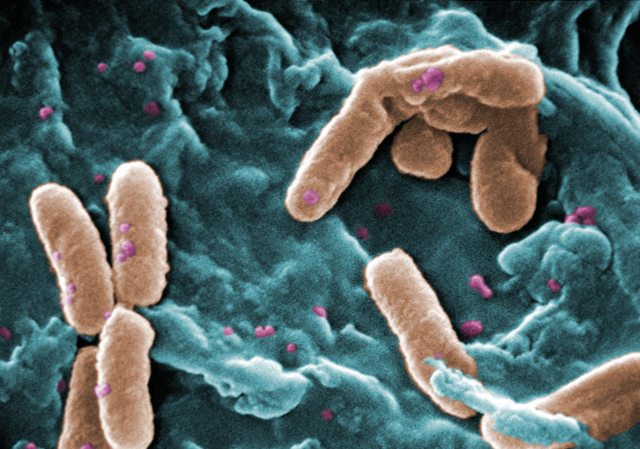
#> input picture lab4/data/raw/s01_640.png, 640 x 449 px; its folder holds 4 pictures in this run
$ python prepare_data.py
#> lines starting #> are read from the running program, lines starting #| are printed output that depends on the picture; after the words box and inside, x2 and y2 are one past the last pixel; in counts of white or black regions, pixels touching at a corner belong together
"""Manual geometric labels on public images; isolated teaching crops, not expert masks."""
from pathlib import Path
import json,cv2,numpy as np
P=Path(__file__).resolve().parents[1]; R=P/'results';R.mkdir(exist_ok=True)
# Polyline centres (in source images resized to 640 px width) and approximate half-width.
A={
's01': [([(50,200),(61,232),(72,264),(81,295),(86,319)],23), ([(137,176),(135,205),(137,237),(138,267),(139,293)],24), ([(126,323),(119,350),(120,381),(122,414),(124,439)],23), ([(309,202),(328,173),(347,145),(365,111),(390,84)],25), ([(405,76),(435,70),(470,69),(504,76),(531,84)],22), ([(391,268),(408,292),(424,321),(439,347),(459,366)],24)],
's03': [([(127,306),(150,288),(175,271),(200,253),(230,242)],28), ([(240,202),(269,188),(296,179),(324,168),(353,164)],27), ([(302,123),(322,117),(341,111),(366,113),(385,111)],24), ([(411,117),(431,114),(450,109),(470,106),(494,109)],24)],
's04': [([(338,218),(354,209),(370,200),(385,190),(399,182)],13), ([(142,344),(156,334),(170,322),(184,310),(199,298)],13), ([(193,234),(204,236),(214,239),(226,240),(235,239)],13), ([(40,245),(45,238),(49,231),(54,224),(59,220)],13), ([(161,93),(162,104),(162,116),(161,127),(159,137)],11)],
's05': [([(32,201),(58,214),(86,231),(111,251),(139,273)],13), ([(145,282),(160,288),(177,297),(199,301),(222,299)],12), ([(211,303),(250,299),(285,293),(327,287),(366,282)],12), ([(117,389),(133,375),(150,358),(170,344),(190,336)],13), ([(392,290),(409,267),(428,248),(442,227),(452,210)],13), ([(466,369),(491,348),(522,329),(552,312),(585,300)],16), ([(574,459),(581,425),(589,395),(596,360),(601,333)],16), ([(327,487),(377,483),(431,479),(491,475),(555,476)],16), ([(177,200),(189,213),(203,232),(219,244),(235,253)],12)],
's06': [([(60,73),(108,79),(160,93),(213,105),(263,115)],20), ([(24,155),(37,190),(54,232),(69,272),(84,304)],21), ([(340,85),(355,113),(364,148),(372,184),(379,218)],21), ([(431,316),(464,276),(501,227),(530,170),(569,108)],22), ([(264,401),(277,374),(298,340),(322,307),(352,282)],21), ([(519,10),(546,17),(577,28),(607,42),(630,52)],19), ([(29,396),(62,381),(96,365),(131,346),(155,306)],16)],
's09': [([(197,506),(224,473),(253,443),(280,408),(307,372)],55), ([(340,328),(366,286),(393,247),(422,202),(451,159)],60)]
}
SPLIT={'s01':'train','s05':'train','s06':'train','s03':'val','s04':'test','s09':'test'}
D=P/'data/pose'; records=[]
for split in ['train','val','test']:
 for typ in ['images','labels']:(D/typ/split).mkdir(parents=True,exist_ok=True)
for sid,items in A.items():
 im=cv2.imread(str(P/'data/raw'/f'{sid}_640.png'));h,w=im.shape[:2];overlay=im.copy()
#> further down, im is the input picture: shape (449, 640, 3); mean B, G, R 99.2, 99.8, 81.8
#> after `h, w = im.shape[:2]`: h = 449; w = 640
 for i,(pts,radius) in enumerate(items):
  pts=np.array(pts,dtype=float)
  # Keep a canonical endpoint order (left first, then top for tied x).
  if tuple(pts[0])>tuple(pts[-1]):pts=pts[::-1]
  for a,b in zip(pts[:-1],pts[1:]):cv2.line(overlay,tuple(a.astype(int)),tuple(b.astype(int)),(0,255,0),2)
  for k,q in enumerate(pts): cv2.circle(overlay,tuple(q.astype(int)),4,(0,0,255),-1);cv2.putText(overlay,str(k+1),tuple(q.astype(int)+[4,-4]),0,.35,(255,255,255),1)
  mask=np.zeros((h,w),np.uint8)
  cv2.polylines(mask,[pts.astype(np.int32)],False,255,2*radius)
  for q in pts:cv2.circle(mask,tuple(q.astype(int)),radius,255,-1)
  ys,xs=np.nonzero(mask);x0=max(0,int(xs.min())-20);x1=min(w,int(xs.max())+21);y0=max(0,int(ys.min())-20);y1=min(h,int(ys.max())+21)
  crop=np.where(mask[...,None]>0,im,127)[y0:y1,x0:x1].astype('uint8');cm=mask[y0:y1,x0:x1]
  ch,cw=crop.shape[:2];scale=224/max(ch,cw);nw,nh=round(cw*scale),round(ch*scale);ox,oy=(256-nw)//2,(256-nh)//2
  out=np.full((256,256,3),127,np.uint8);out[oy:oy+nh,ox:ox+nw]=cv2.resize(crop,(nw,nh));om=np.zeros((256,256),np.uint8);om[oy:oy+nh,ox:ox+nw]=cv2.resize(cm,(nw,nh),interpolation=cv2.INTER_NEAREST)
  points=(pts-[x0,y0])*[nw/cw,nh/ch]+[ox,oy];ys,xs=np.nonzero(om);box=[(xs.min()+xs.max()+1)/512,(ys.min()+ys.max()+1)/512,(xs.max()-xs.min()+1)/256,(ys.max()-ys.min()+1)/256]
  vals=[0]+box+sum(([float(x/256),float(y/256),2] for x,y in points),[])
  name=f'{sid}_{i:02d}';sp=SPLIT[sid]
  cv2.imwrite(str(D/'images'/sp/f'{name}.jpg'),out)
  (D/'labels'/sp/f'{name}.txt').write_text(' '.join(f'{v:.6f}' for v in vals)+'\n')
  records.append({'id':name,'source':sid,'split':sp,'class':'rod','image':str(D/'images'/sp/f'{name}.jpg'),'points':points.tolist(),'bbox':box})
#> this loop made 6 passes
#> pass 1, `crop = np.where(mask[..., None] > 0, im, 127)[y0:y1, x0:x1].astype('ui`:
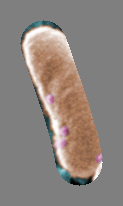
#> crop: shape (206, 123, 3); mean B, G, R 126.3, 131.8, 140.9
#> after the loop:
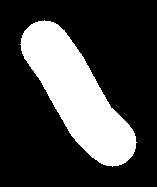
#> cm: shape (187, 157); 26.2% white; 1 white region, box (x1, y1, x2, y2) and area: (20, 20, 137, 167) 7692
#> after the loop:
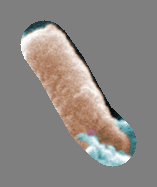
#> crop: shape (187, 157, 3); mean B, G, R 131.6, 135.5, 140.4
#> after the loop:
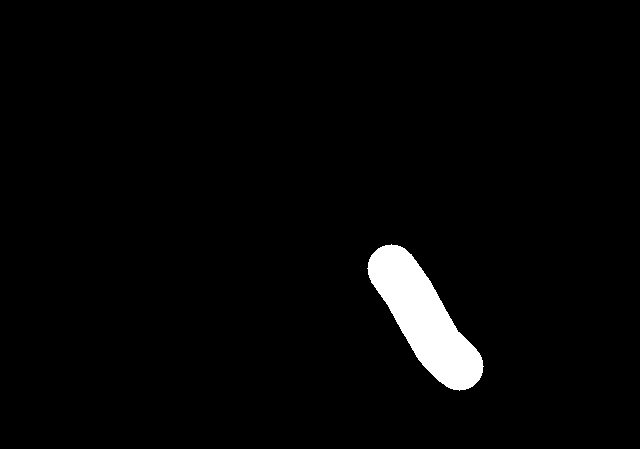
#> mask: shape (449, 640); 2.7% white; 1 white region, box (x1, y1, x2, y2) and area: (367, 244, 484, 391) 7692
#> after the loop:
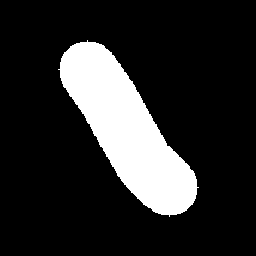
#> om: shape (256, 256); 16.8% white; 1 white region, box (x1, y1, x2, y2) and area: (58, 40, 199, 217) 11017
#> after the loop:
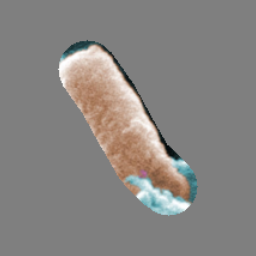
#> out: shape (256, 256, 3); mean B, G, R 129.9, 132.5, 135.6
#> after the loop:
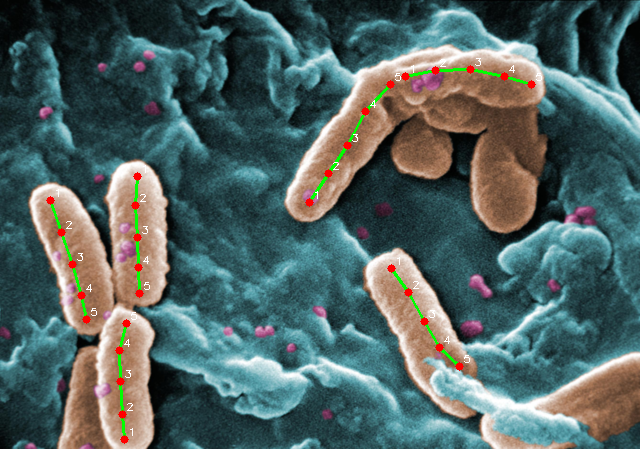
#> overlay: shape (449, 640, 3); 1.25% of pixels changed, all inside (x1, y1, x2, y2) = (46, 58, 542, 444)
#> after the loop, records = 6 items
 cv2.imwrite(str(R/f'labels_{sid}.jpg'),overlay)
#> pass 2 of the loop `for sid,items in A.items():`:
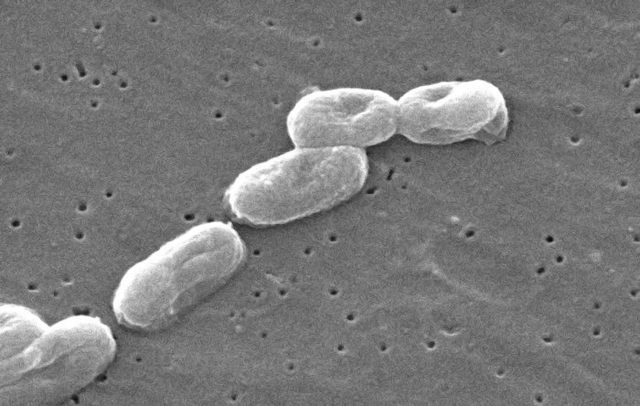
#> input picture lab4/data/raw/s03_640.png, 640 x 406 px
#> im is the input picture: shape (406, 640, 3); min 11, max 255, mean 120.9
#> the loop `for i,(pts,radius) in enumerate(items):` made 4 passes
#> (x0, x1, y0, y1, box) on passes 1 to 4: (79, 279, 194, 355, [0.502, 0.502, 0.699, 0.527]), (193, 401, 117, 250, [0.502, 0.5, 0.707, 0.391]), (258, 430, 67, 168, [0.502, 0.502, 0.668, 0.309]), (367, 539, 62, 162, [0.502, 0.5, 0.668, 0.305])
#> pass 1, `cm = mask[y0:y1, x0:x1]`:
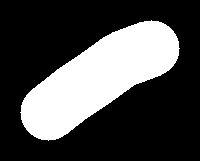
#> cm: shape (161, 200); 29.2% white; 1 white region, box (x1, y1, x2, y2) and area: (20, 20, 180, 141) 9410
#> after the loop `for i,(pts,radius) in enumerate(items):`:
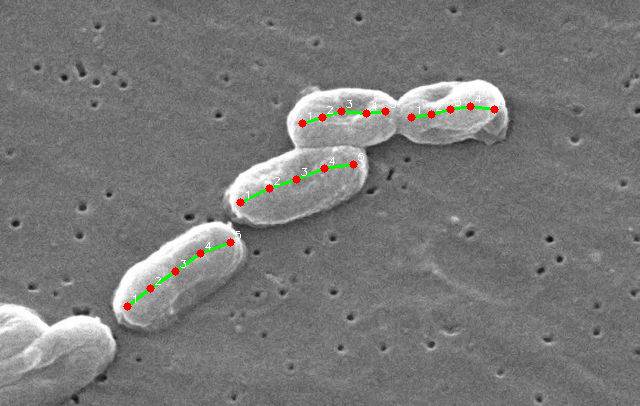
#> overlay: shape (406, 640, 3); 0.81% of pixels changed, all inside (x1, y1, x2, y2) = (123, 95, 505, 311)
#> after the loop `for i,(pts,radius) in enumerate(items):`: records = 10 items
#> pass 3 of the loop `for sid,items in A.items():`:
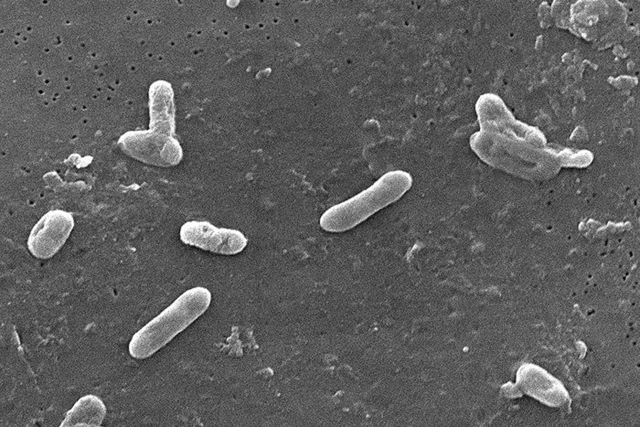
#> input picture lab4/data/raw/s04_640.png, 640 x 427 px
#> im is the input picture: shape (427, 640, 3); min 0, max 255, mean 94
#> the loop `for i,(pts,radius) in enumerate(items):` made 5 passes
#> (x0, x1, y0, y1, box) on passes 1 to 5: (305, 433, 149, 252, [0.5, 0.502, 0.602, 0.434]), (109, 233, 265, 378, [0.502, 0.502, 0.59, 0.512]), (160, 269, 201, 274, [0.502, 0.502, 0.551, 0.262]), (7, 93, 187, 279, [0.5, 0.502, 0.438, 0.496]), (128, 194, 62, 169, [0.502, 0.502, 0.215, 0.551])
#> pass 1, `cm = mask[y0:y1, x0:x1]`:
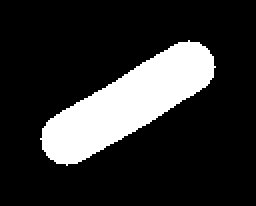
#> cm: shape (103, 128) (shown 2 times larger); 18.3% white; 1 white region, box (x1, y1, x2, y2) and area: (20, 20, 108, 83) 2414
#> after the loop `for i,(pts,radius) in enumerate(items):`:
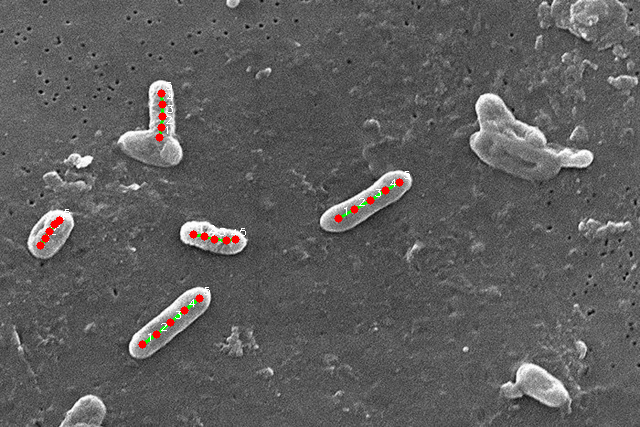
#> overlay: shape (427, 640, 3); 0.69% of pixels changed, all inside (x1, y1, x2, y2) = (36, 82, 410, 349)
#> after the loop `for i,(pts,radius) in enumerate(items):`: records = 15 items
#> (the run stopped early here; a loop or call above may not have finished)
